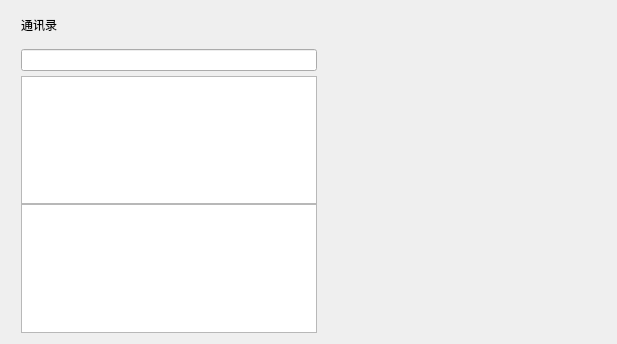
<?xml version="1.0" encoding="UTF-8"?>
<ui version="4.0">
 <class>ContactDialog</class>
 <widget class="QWidget" name="ContactDialog">
  <property name="geometry">
   <rect>
    <x>0</x>
    <y>0</y>
    <width>617</width>
    <height>344</height>
   </rect>
  </property>
  <property name="windowTitle">
   <string>Form</string>
  </property>
  <layout class="QHBoxLayout" name="horizontalLayout">
   <item>
    <widget class="QWidget" name="widget_3" native="true">
     <property name="minimumSize">
      <size>
       <width>306</width>
       <height>0</height>
      </size>
     </property>
     <property name="maximumSize">
      <size>
       <width>306</width>
       <height>16777215</height>
      </size>
     </property>
     <layout class="QVBoxLayout" name="verticalLayout">
      <property name="spacing">
       <number>5</number>
      </property>
      <property name="leftMargin">
       <number>10</number>
      </property>
      <property name="topMargin">
       <number>5</number>
      </property>
      <property name="rightMargin">
       <number>0</number>
      </property>
      <property name="bottomMargin">
       <number>0</number>
      </property>
      <item>
       <widget class="QWidget" name="widget" native="true">
        <layout class="QVBoxLayout" name="verticalLayout_2">
         <property name="spacing">
          <number>0</number>
         </property>
         <property name="leftMargin">
          <number>0</number>
         </property>
         <property name="topMargin">
          <number>0</number>
         </property>
         <property name="rightMargin">
          <number>0</number>
         </property>
         <property name="bottomMargin">
          <number>0</number>
         </property>
         <item>
          <widget class="ElaText" name="label">
           <property name="text">
            <string>通讯录</string>
           </property>
          </widget>
         </item>
         <item>
          <spacer name="verticalSpacer">
           <property name="orientation">
            <enum>Qt::Orientation::Vertical</enum>
           </property>
           <property name="sizeType">
            <enum>QSizePolicy::Policy::Fixed</enum>
           </property>
           <property name="sizeHint" stdset="0">
            <size>
             <width>10</width>
             <height>15</height>
            </size>
           </property>
          </spacer>
         </item>
         <item>
          <widget class="C_SearchEdit" name="search_edit"/>
         </item>
        </layout>
       </widget>
      </item>
      <item>
       <widget class="QWidget" name="widget_2" native="true">
        <layout class="QVBoxLayout" name="verticalLayout_3">
         <property name="spacing">
          <number>0</number>
         </property>
         <property name="leftMargin">
          <number>0</number>
         </property>
         <property name="topMargin">
          <number>0</number>
         </property>
         <property name="rightMargin">
          <number>0</number>
         </property>
         <property name="bottomMargin">
          <number>0</number>
         </property>
         <item>
          <widget class="SearchList" name="search_list"/>
         </item>
         <item>
          <widget class="ContactUserList" name="con_user_list"/>
         </item>
        </layout>
       </widget>
      </item>
     </layout>
    </widget>
   </item>
   <item>
    <widget class="QStackedWidget" name="stackedWidget">
     <property name="currentIndex">
      <number>0</number>
     </property>
     <widget class="ApplyFriendPage" name="friend_apply_page"/>
     <widget class="QWidget" name="page_2"/>
    </widget>
   </item>
  </layout>
 </widget>
 <customwidgets>
  <customwidget>
   <class>ElaText</class>
   <extends>QLabel</extends>
   <header location="global">elatext.h</header>
  </customwidget>
  <customwidget>
   <class>C_SearchEdit</class>
   <extends>QLineEdit</extends>
   <header>chat/c_searchedit.h</header>
  </customwidget>
  <customwidget>
   <class>SearchList</class>
   <extends>QListWidget</extends>
   <header location="global">Chat/Chat_Comp/searchlist.h</header>
  </customwidget>
  <customwidget>
   <class>ContactUserList</class>
   <extends>QListWidget</extends>
   <header location="global">Chat/Chat_Comp/contactuserlist.h</header>
  </customwidget>
  <customwidget>
   <class>ApplyFriendPage</class>
   <extends>QWidget</extends>
   <header>chat/Chat_comp/applyfriendpage.h</header>
   <container>1</container>
  </customwidget>
 </customwidgets>
 <resources/>
 <connections/>
</ui>
